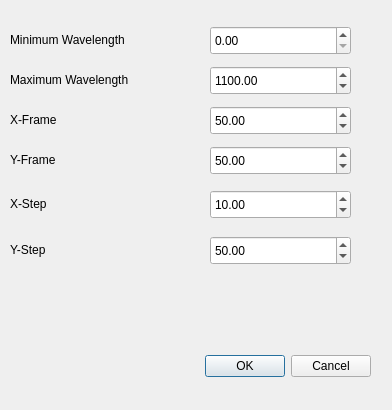
<?xml version="1.0" encoding="UTF-8"?>
<ui version="4.0">
 <class>formSlidePlotSettings</class>
 <widget class="QDialog" name="formSlidePlotSettings">
  <property name="geometry">
   <rect>
    <x>0</x>
    <y>0</y>
    <width>392</width>
    <height>410</height>
   </rect>
  </property>
  <property name="windowTitle">
   <string>Plot Settings</string>
  </property>
  <widget class="QDialogButtonBox" name="buttonBox">
   <property name="geometry">
    <rect>
     <x>30</x>
     <y>350</y>
     <width>341</width>
     <height>32</height>
    </rect>
   </property>
   <property name="orientation">
    <enum>Qt::Horizontal</enum>
   </property>
   <property name="standardButtons">
    <set>QDialogButtonBox::Cancel|QDialogButtonBox::Ok</set>
   </property>
  </widget>
  <widget class="QLabel" name="label">
   <property name="geometry">
    <rect>
     <x>10</x>
     <y>30</y>
     <width>181</width>
     <height>20</height>
    </rect>
   </property>
   <property name="text">
    <string>Minimum Wavelength</string>
   </property>
  </widget>
  <widget class="QDoubleSpinBox" name="spinBoxMinWave">
   <property name="geometry">
    <rect>
     <x>210</x>
     <y>26</y>
     <width>141</width>
     <height>29</height>
    </rect>
   </property>
   <property name="minimum">
    <double>0.000000000000000</double>
   </property>
   <property name="maximum">
    <double>15000.000000000000000</double>
   </property>
   <property name="value">
    <double>0.000000000000000</double>
   </property>
  </widget>
  <widget class="QDoubleSpinBox" name="spinBoxMaxWave">
   <property name="geometry">
    <rect>
     <x>210</x>
     <y>66</y>
     <width>141</width>
     <height>29</height>
    </rect>
   </property>
   <property name="minimum">
    <double>0.000000000000000</double>
   </property>
   <property name="maximum">
    <double>15000.000000000000000</double>
   </property>
   <property name="value">
    <double>1100.000000000000000</double>
   </property>
  </widget>
  <widget class="QLabel" name="label_2">
   <property name="geometry">
    <rect>
     <x>10</x>
     <y>70</y>
     <width>181</width>
     <height>20</height>
    </rect>
   </property>
   <property name="text">
    <string>Maximum Wavelength</string>
   </property>
  </widget>
  <widget class="QDoubleSpinBox" name="spinBoxXFrame">
   <property name="geometry">
    <rect>
     <x>210</x>
     <y>106</y>
     <width>141</width>
     <height>29</height>
    </rect>
   </property>
   <property name="minimum">
    <double>0.000000000000000</double>
   </property>
   <property name="maximum">
    <double>15000.000000000000000</double>
   </property>
   <property name="value">
    <double>50.000000000000000</double>
   </property>
  </widget>
  <widget class="QLabel" name="label_3">
   <property name="geometry">
    <rect>
     <x>10</x>
     <y>110</y>
     <width>181</width>
     <height>20</height>
    </rect>
   </property>
   <property name="text">
    <string>X-Frame</string>
   </property>
  </widget>
  <widget class="QDoubleSpinBox" name="spinBoxYFrame">
   <property name="geometry">
    <rect>
     <x>210</x>
     <y>146</y>
     <width>141</width>
     <height>29</height>
    </rect>
   </property>
   <property name="minimum">
    <double>0.000000000000000</double>
   </property>
   <property name="maximum">
    <double>15000.000000000000000</double>
   </property>
   <property name="value">
    <double>50.000000000000000</double>
   </property>
  </widget>
  <widget class="QLabel" name="label_4">
   <property name="geometry">
    <rect>
     <x>10</x>
     <y>150</y>
     <width>181</width>
     <height>20</height>
    </rect>
   </property>
   <property name="text">
    <string>Y-Frame</string>
   </property>
  </widget>
  <widget class="QLabel" name="label_5">
   <property name="geometry">
    <rect>
     <x>10</x>
     <y>194</y>
     <width>181</width>
     <height>20</height>
    </rect>
   </property>
   <property name="text">
    <string>X-Step</string>
   </property>
  </widget>
  <widget class="QDoubleSpinBox" name="spinBoxXStep">
   <property name="geometry">
    <rect>
     <x>210</x>
     <y>190</y>
     <width>141</width>
     <height>29</height>
    </rect>
   </property>
   <property name="minimum">
    <double>0.000000000000000</double>
   </property>
   <property name="maximum">
    <double>15000.000000000000000</double>
   </property>
   <property name="value">
    <double>10.000000000000000</double>
   </property>
  </widget>
  <widget class="QLabel" name="label_6">
   <property name="geometry">
    <rect>
     <x>10</x>
     <y>240</y>
     <width>181</width>
     <height>20</height>
    </rect>
   </property>
   <property name="text">
    <string>Y-Step</string>
   </property>
  </widget>
  <widget class="QDoubleSpinBox" name="spinBoxYStep">
   <property name="geometry">
    <rect>
     <x>210</x>
     <y>236</y>
     <width>141</width>
     <height>29</height>
    </rect>
   </property>
   <property name="minimum">
    <double>0.000000000000000</double>
   </property>
   <property name="maximum">
    <double>15000.000000000000000</double>
   </property>
   <property name="value">
    <double>50.000000000000000</double>
   </property>
  </widget>
 </widget>
 <resources/>
 <connections>
  <connection>
   <sender>buttonBox</sender>
   <signal>accepted()</signal>
   <receiver>formSlidePlotSettings</receiver>
   <slot>accept()</slot>
   <hints>
    <hint type="sourcelabel">
     <x>248</x>
     <y>254</y>
    </hint>
    <hint type="destinationlabel">
     <x>157</x>
     <y>274</y>
    </hint>
   </hints>
  </connection>
  <connection>
   <sender>buttonBox</sender>
   <signal>rejected()</signal>
   <receiver>formSlidePlotSettings</receiver>
   <slot>reject()</slot>
   <hints>
    <hint type="sourcelabel">
     <x>316</x>
     <y>260</y>
    </hint>
    <hint type="destinationlabel">
     <x>286</x>
     <y>274</y>
    </hint>
   </hints>
  </connection>
 </connections>
</ui>
